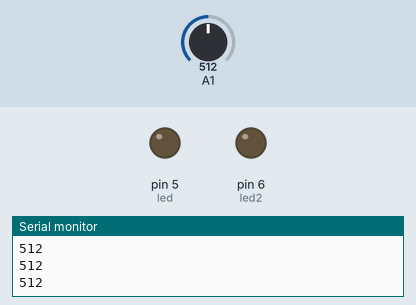
Recording of a sketch running on a simulated Arduino Uno, built with avr-gcc and run on an emulated ATmega328P. Shown: output pins drawn as LEDs (lit = HIGH), the last lines printed to the serial monitor. The inputs (shaded band) are chosen by the test bench; at power-on: A1 = 512.

Above: at 1.2 s.
1.3 s: A1 set to 411
2.8 s: A1 set to 388
At 4.0 s:
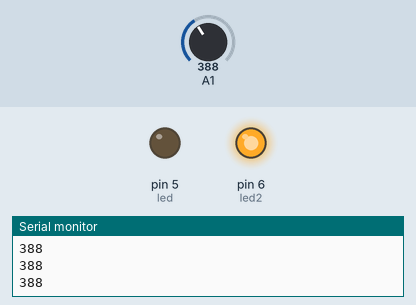
4.3 s: A1 set to 810
At 5.4 s:
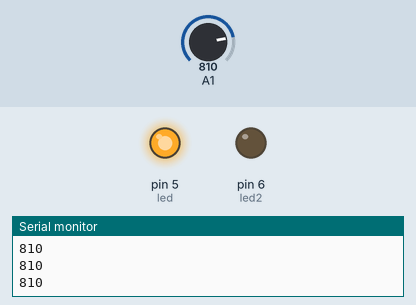
5.8 s: A1 set to 787
At 6.7 s:
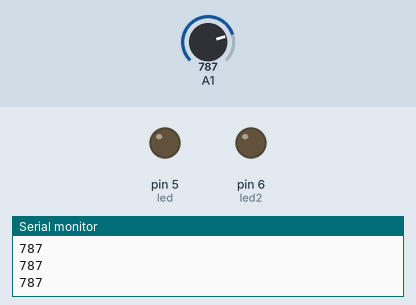
7.3 s: A1 set to 900
At 8.0 s:
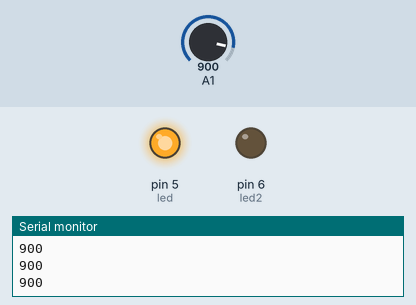
Timing chart, 0 to 9.8 s (numbered marks = the images above; inputs shaded):
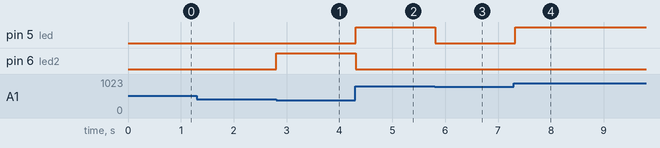

Measured:
- the behaviour switches between 401 and 400 on A1 (found by bisection; images 0 and 1)
- the behaviour switches between 800 and 799 on A1 (found by bisection; images 2 and 3)
- after the input at 2.8 s, pin 6 (led2): LOW → HIGH at once
- after the input at 4.3 s, pin 5 (led): LOW → HIGH at once; pin 6 (led2): HIGH → LOW at once
- after the input at 5.8 s, pin 5 (led): HIGH → LOW at once
- after the input at 7.3 s, pin 5 (led): LOW → HIGH at once

The sketch:

LAB2.ino
```cpp
int led=5;
int led2=6;

void setup()
{
  pinMode(led,OUTPUT);
   pinMode(led2,OUTPUT);
 Serial.begin(9600); //Inicia comunicación serial
}

void loop()
{
  int valor= analogRead(A1);

  if (valor>=800 && valor<=1024){
  	digitalWrite(led,HIGH); //Enciende el LED
    //delay(1000);
  }else{
      digitalWrite(led,LOW); //Apaga el LED

  }

   if (valor>=0 && valor<401){
  	digitalWrite(led2,HIGH); //Enciende el LED
    //delay(1000);
  }else{
      digitalWrite(led2,LOW); //Apaga el LED

  }

  Serial.println(valor);
//Retardo para la visualización de datos en la consola
  delay(100);

}
```
